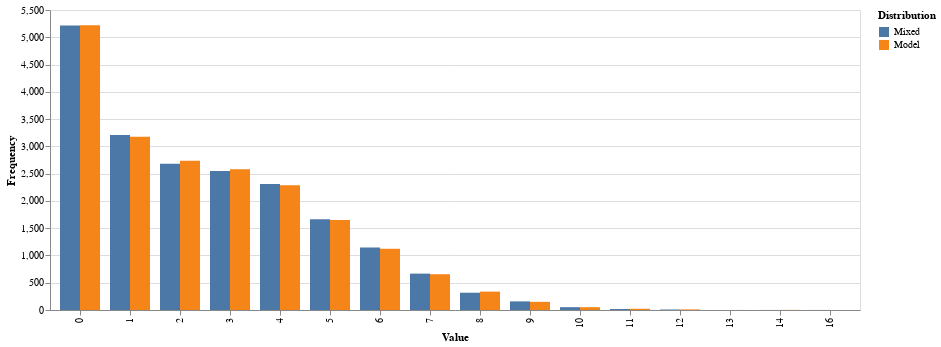

The code cell stored with this chart in its notebook:
### Code cell
from pprint import pprint

mixture_model = PoissonNegBinomMixture()
mixture_results = mixture_model.fit(nb_poisson)


distributions = {
    "Mixed": nb_poisson,
    "Model": mixture_model.sample(N * 2, random_state=0),
}

df = compute_value_frequencies(distributions)


comparison = (
    alt.Chart(df)
    .mark_bar()
    .encode(
        x=alt.X("value:O", title="Value"),
        y=alt.Y("count:Q", title="Frequency"),
        color=alt.Color("distribution:N", title="Distribution"),
        xOffset=alt.XOffset("distribution:N"),
    )
)

pprint(mixture_results)
display(mixture_model.sample(100, random_state=0))
display(comparison)

### Figure 1 — Vega specification as saved in the notebook (floating-point values rounded to 4 significant figures)
{"$schema": "https://vega.github.io/schema/vega/v5.json", "data": [{"name": "source_0", "values": [{"count_end": 5215.0, "count_start": 0.0, "distribution": "Mixed", "value": 0}, {"count_end": 3208.0, "count_start": 0.0, "distribution": "Mixed", "value": 1}, {"count_end": 2681.0, "count_start": 0.0, "distribution": "Mixed", "value": 2}, {"count_end": 2547.0, "count_start": 0.0, "distribution": "Mixed", "value": 3}, {"count_end": 2312.0, "count_start": 0.0, "distribution": "Mixed", "value": 4}, {"count_end": 1666.0, "count_start": 0.0, "distribution": "Mixed", "value": 5}, {"count_end": 1148.0, "count_start": 0.0, "distribution": "Mixed", "value": 6}, {"count_end": 667.0, "count_start": 0.0, "distribution": "Mixed", "value": 7}, {"count_end": 317.0, "count_start": 0.0, "distribution": "Mixed", "value": 8}, {"count_end": 158.0, "count_start": 0.0, "distribution": "Mixed", "value": 9}, {"count_end": 52.0, "count_start": 0.0, "distribution": "Mixed", "value": 10}, {"count_end": 18.0, "count_start": 0.0, "distribution": "Mixed", "value": 11}, {"count_end": 9.0, "count_start": 0.0, "distribution": "Mixed", "value": 12}, {"count_end": 1.0, "count_start": 0.0, "distribution": "Mixed", "value": 14}, {"count_end": 1.0, "count_start": 0.0, "distribution": "Mixed", "value": 16}, {"count_end": 5220.0, "count_start": 0.0, "distribution": "Model", "value": 0}, {"count_end": 3175.0, "count_start": 0.0, "distribution": "Model", "value": 1}, {"count_end": 2737.0, "count_start": 0.0, "distribution": "Model", "value": 2}, {"count_end": 2580.0, "count_start": 0.0, "distribution": "Model", "value": 3}, {"count_end": 2287.0, "count_start": 0.0, "distribution": "Model", "value": 4}, {"count_end": 1649.0, "count_start": 0.0, "distribution": "Model", "value": 5}, {"count_end": 1121.0, "count_start": 0.0, "distribution": "Model", "value": 6}, {"count_end": 656.0, "count_start": 0.0, "distribution": "Model", "value": 7}, {"count_end": 337.0, "count_start": 0.0, "distribution": "Model", "value": 8}, {"count_end": 150.0, "count_start": 0.0, "distribution": "Model", "value": 9}, {"count_end": 51.0, "count_start": 0.0, "distribution": "Model", "value": 10}, {"count_end": 23.0, "count_start": 0.0, "distribution": "Model", "value": 11}, {"count_end": 11.0, "count_start": 0.0, "distribution": "Model", "value": 12}, {"count_end": 1.0, "count_start": 0.0, "distribution": "Model", "value": 13}, {"count_end": 2.0, "count_start": 0.0, "distribution": "Model", "value": 14}]}, {"name": "source_0_x_domain_value", "values": [{"value": 0}, {"value": 1}, {"value": 2}, {"value": 3}, {"value": 4}, {"value": 5}, {"value": 6}, {"value": 7}, {"value": 8}, {"value": 9}, {"value": 10}, {"value": 11}, {"value": 12}, {"value": 14}, {"value": 16}, {"value": 13}]}, {"name": "source_0_xOffset_domain_distribution", "values": [{"distribution": "Mixed"}, {"distribution": "Model"}]}, {"name": "source_0_color_domain_distribution", "values": [{"distribution": "Mixed"}, {"distribution": "Model"}]}], "signals": [{"name": "x_step", "update": "20 * bandspace(domain('xOffset').length, 0, 0) / (1-0.2)"}, {"name": "width", "update": "bandspace(domain('x').length, 0.2, 0.2) * x_step"}], "marks": [{"type": "rect", "name": "marks", "from": {"data": "source_0"}, "encode": {"update": {"y": {"field": "count_end", "scale": "y"}, "y2": {"field": "count_start", "scale": "y"}, "width": {"signal": "max(0.25, bandwidth('xOffset'))"}, "fill": {"field": "distribution", "scale": "color"}, "x": {"field": "value", "scale": "x", "offset": {"field": "distribution", "scale": "xOffset"}}}}, "style": ["bar"]}], "scales": [{"name": "x", "type": "band", "domain": {"data": "source_0_x_domain_value", "field": "value", "sort": true}, "range": {"step": {"signal": "x_step"}}, "paddingOuter": 0.2, "paddingInner": 0.2}, {"name": "y", "type": "linear", "domain": {"data": "source_0", "fields": ["count_start", "count_end"]}, "range": [{"signal": "height"}, 0], "nice": true, "zero": true}, {"name": "xOffset", "type": "band", "domain": {"data": "source_0_xOffset_domain_distribution", "field": "distribution", "sort": true}, "range": {"step": 20}}, {"name": "color", "type": "ordinal", "domain": {"data": "source_0_color_domain_distribution", "field": "distribution", "sort": true}, "range": "category"}], "axes": [{"scale": "y", "ticks": false, "grid": true, "aria": false, "orient": "left", "gridScale": "x", "domain": false, "tickCount": {"signal": "ceil(height/40)"}, "minExtent": 0, "labels": false, "zindex": 0, "maxExtent": 0}, {"scale": "x", "labelBaseline": "middle", "labelAlign": "right", "zindex": 0, "orient": "bottom", "title": "Value", "grid": false, "labelAngle": 270}, {"scale": "y", "labelOverlap": true, "title": "Frequency", "orient": "left", "grid": false, "zindex": 0, "tickCount": {"signal": "ceil(height/40)"}}], "background": "white", "padding": 5, "height": 300, "legends": [{"title": "Distribution", "fill": "color", "symbolType": "square"}], "style": "cell"}
